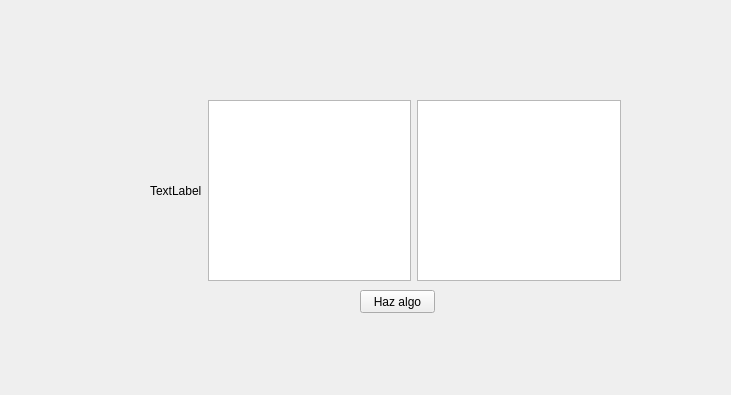
<?xml version="1.0" encoding="UTF-8"?>
<ui version="4.0">
 <class>Form</class>
 <widget class="QWidget" name="Form">
  <property name="geometry">
   <rect>
    <x>0</x>
    <y>0</y>
    <width>731</width>
    <height>395</height>
   </rect>
  </property>
  <property name="windowTitle">
   <string>Form</string>
  </property>
  <widget class="QWidget" name="horizontalLayoutWidget">
   <property name="geometry">
    <rect>
     <x>150</x>
     <y>100</y>
     <width>471</width>
     <height>181</height>
    </rect>
   </property>
   <layout class="QHBoxLayout" name="horizontalLayout">
    <item>
     <widget class="QLabel" name="label_Text">
      <property name="text">
       <string>TextLabel</string>
      </property>
     </widget>
    </item>
    <item>
     <widget class="QTextBrowser" name="disp_text"/>
    </item>
    <item>
     <widget class="QTextBrowser" name="textBrowser"/>
    </item>
   </layout>
  </widget>
  <widget class="QPushButton" name="do_btn">
   <property name="geometry">
    <rect>
     <x>360</x>
     <y>290</y>
     <width>75</width>
     <height>23</height>
    </rect>
   </property>
   <property name="text">
    <string>Haz algo</string>
   </property>
  </widget>
 </widget>
 <resources/>
 <connections/>
</ui>
